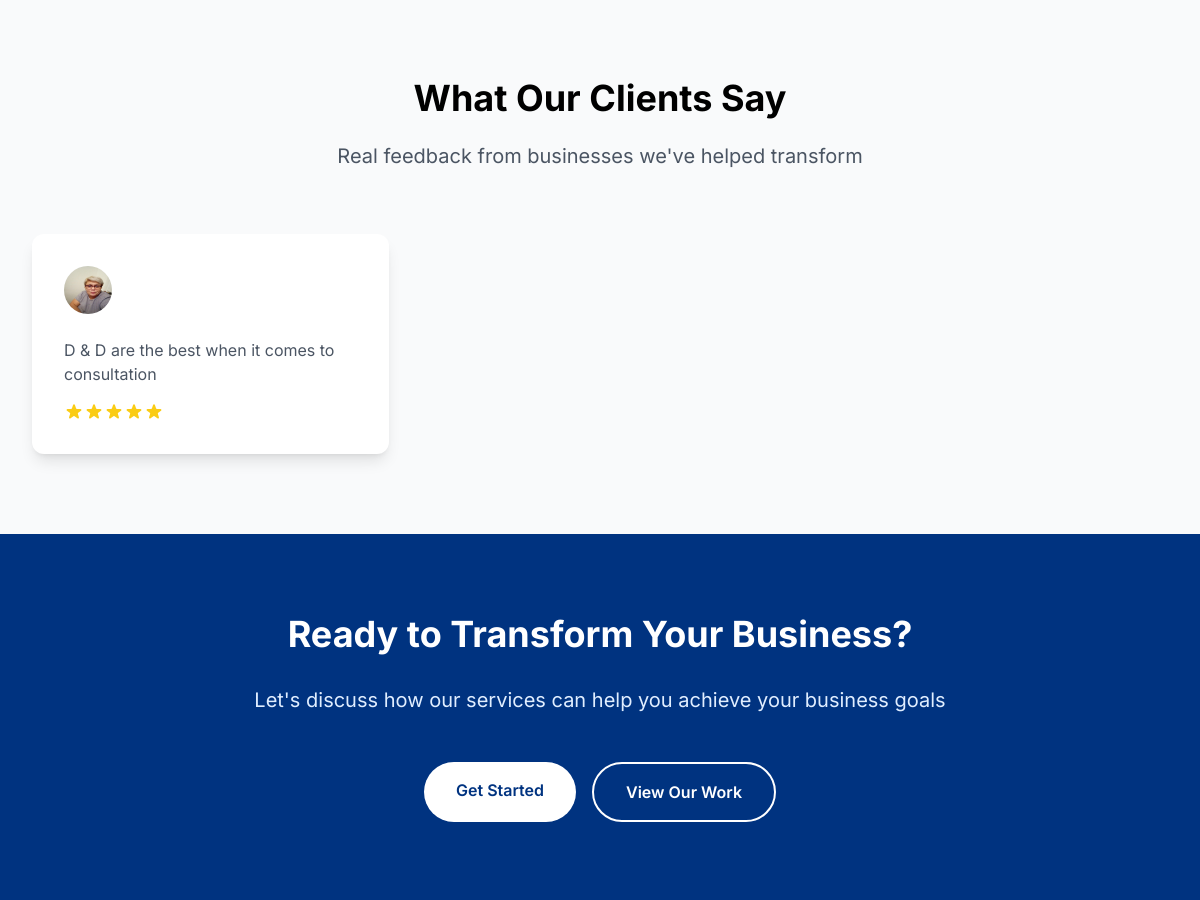
/services/ (middle part), run on an earlier commit of the app's database.
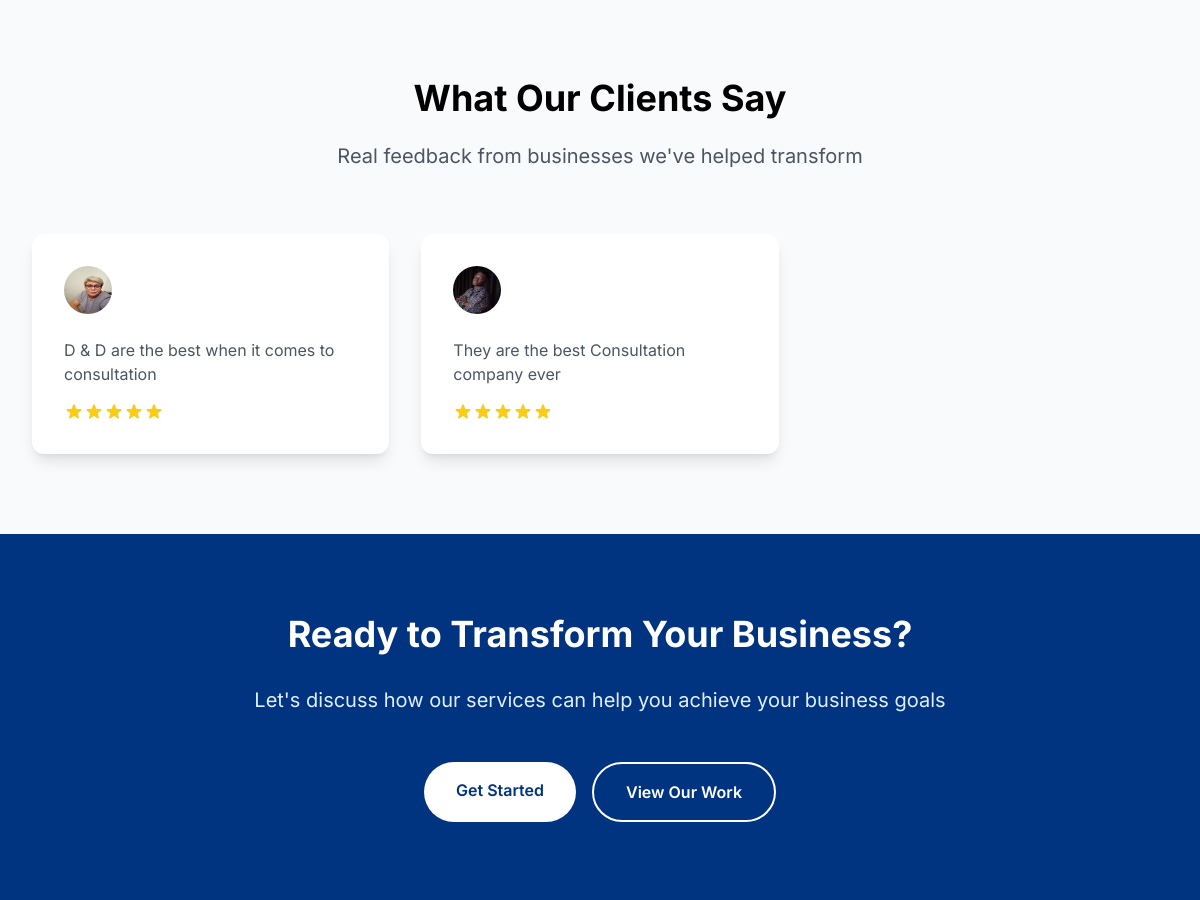
And on a later commit of the database.
### core/models.py (models this page shows, shortened)
class Testimonial(models.Model):
    client_name = models.CharField(max_length=100)
    company = models.CharField(max_length=100)
    content = models.TextField()
    rating = models.IntegerField(choices=[(i, i) for i in range(1, 6)])
    image = models.ImageField(upload_to='testimonials/', null=True, blank=True)
    created_at = models.DateTimeField(auto_now_add=True)

### core/views.py (the view)
# urls.py: path('services/', views.services, name='services'),
def services(request):
    services = Service.objects.all()
    testimonials = Testimonial.objects.all()[:3]
    context = {
        'services': services,
        'testimonials': testimonials,
    }
    return render(request, 'core/services.html', context)

### core/templatetags/custom_filters.py (called while the page is built)
@register.filter
def multiply(value, arg):
    return value * arg

### core/templates/core/services.html (shortened to what this page needs)
{% extends 'base.html' %}
{% load custom_filters %}
{% block content %}
<section class="py-20">
    <div class="max-w-7xl mx-auto px-4 sm:px-6 lg:px-8">
        <div class="text-center mb-16" data-aos="fade-up">
            <h2 class="text-4xl font-bold mb-6">What Our Clients Say</h2>
            <p class="text-xl text-gray-600 max-w-2xl mx-auto">
                Real feedback from businesses we've helped transform
            </p>
        </div>
        <div class="grid grid-cols-1 md:grid-cols-3 gap-8">
            {% for testimonial in testimonials %}
            <div class="bg-white p-8 rounded-xl shadow-lg" data-aos="fade-up" data-aos-delay="{{ forloop.counter|multiply:100 }}">
                <div class="flex items-center mb-6">
                    <img src="{{ testimonial.image.url }}" alt="{{ testimonial.name }}" class="w-12 h-12 rounded-full">
                </div>
                <p class="text-gray-600 mb-4">{{ testimonial.content }}</p>
                <div class="flex text-yellow-400">
                </div>
            </div>
            {% endfor %}
        </div>
    </div>
</section>
<section class="bg-primary-900 text-white py-20">
    <div class="max-w-7xl mx-auto px-4 sm:px-6 lg:px-8 text-center">
        <h2 class="text-4xl font-bold mb-8" data-aos="fade-up">Ready to Transform Your Business?</h2>
        <p class="text-xl text-primary-100 mb-12 max-w-3xl mx-auto" data-aos="fade-up" data-aos-delay="100">
            Let's discuss how our services can help you achieve your business goals
        </p>
        <div class="flex justify-center space-x-4" data-aos="fade-up" data-aos-delay="200">
            <a href="{% url 'core:contact' %}" class="bg-white text-primary-900 px-8 py-4 rounded-full font-semibold hover:bg-primary-100 transition duration-300">
                Get Started
            </a>
            <a href="{% url 'core:portfolio' %}" class="border-2 border-white text-white px-8 py-4 rounded-full font-semibold hover:bg-white/10 transition duration-300">
                View Our Work
            </a>
        </div>
    </div>
</section>
{% endblock %}

### templates/base.html (shortened to what this page needs)
<!DOCTYPE html>
<html lang="en">
<head>
    <script src="https://cdn.tailwindcss.com"></script>
    <link rel="stylesheet" href="https://cdnjs.cloudflare.com/ajax/libs/font-awesome/5.15.4/css/all.min.css">
    <link rel="stylesheet" href="https://cdnjs.cloudflare.com/ajax/libs/aos/2.3.4/aos.css" />
</head>
<body class="flex flex-col min-h-screen bg-gray-50 font-sans">
    <main class="flex-grow page-transition">
        {% block content %}
        {% endblock content %}
    </main>
</body>
</html>

### templates/base.html (style rules this page uses)
html { scroll-behavior: smooth; }
.page-transition { animation: fadeIn 0.5s ease-in-out; }

What changed in the data, as far as the page shows it:
added Testimonial: image (picture), content "They are the best Consultation company ever"
